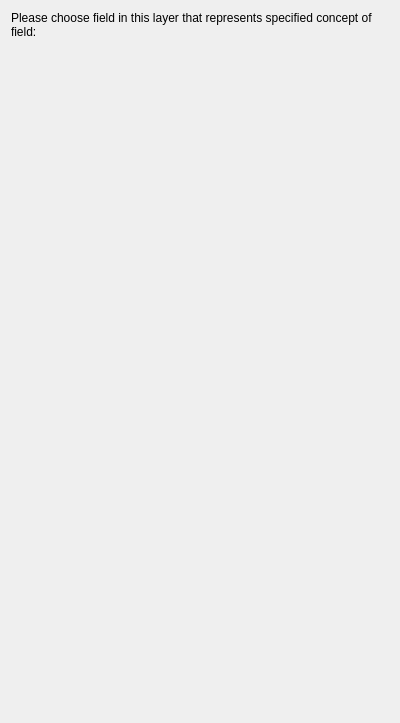
<?xml version="1.0" encoding="UTF-8"?>
<ui version="4.0">
 <class>pgKwExtraKeywords</class>
 <widget class="QWidget" name="pgKwExtraKeywords">
  <property name="geometry">
   <rect>
    <x>0</x>
    <y>0</y>
    <width>400</width>
    <height>723</height>
   </rect>
  </property>
  <property name="sizePolicy">
   <sizepolicy hsizetype="MinimumExpanding" vsizetype="MinimumExpanding">
    <horstretch>0</horstretch>
    <verstretch>0</verstretch>
   </sizepolicy>
  </property>
  <layout class="QVBoxLayout" name="verticalLayout_33">
   <item>
    <widget class="QLabel" name="lblInaSAFEFields">
     <property name="styleSheet">
      <string notr="true">font: 11pt &quot;Ubuntu&quot;;</string>
     </property>
     <property name="text">
      <string>Please choose field in this layer that represents specified concept of field:</string>
     </property>
     <property name="alignment">
      <set>Qt::AlignLeading|Qt::AlignLeft|Qt::AlignTop</set>
     </property>
     <property name="wordWrap">
      <bool>true</bool>
     </property>
    </widget>
   </item>
   <item>
    <layout class="QGridLayout" name="kwExtraKeywordsGridLayout"/>
   </item>
  </layout>
 </widget>
 <resources/>
 <connections/>
</ui>
